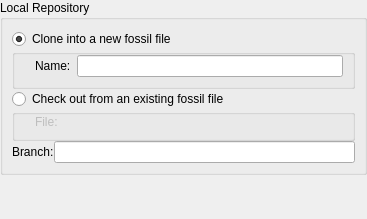
<?xml version="1.0" encoding="UTF-8"?>
<ui version="4.0">
 <class>Fossil::Internal::CloneRepositoryPanel</class>
 <widget class="QWidget" name="Fossil::Internal::CloneRepositoryPanel">
  <property name="geometry">
   <rect>
    <x>0</x>
    <y>0</y>
    <width>367</width>
    <height>219</height>
   </rect>
  </property>
  <property name="windowTitle">
   <string notr="true"/>
  </property>
  <layout class="QVBoxLayout" name="verticalLayout">
   <property name="leftMargin">
    <number>0</number>
   </property>
   <property name="topMargin">
    <number>0</number>
   </property>
   <property name="rightMargin">
    <number>0</number>
   </property>
   <property name="bottomMargin">
    <number>0</number>
   </property>
   <item>
    <widget class="QGroupBox" name="repositoryGroupBox">
     <property name="sizePolicy">
      <sizepolicy hsizetype="Preferred" vsizetype="Minimum">
       <horstretch>0</horstretch>
       <verstretch>0</verstretch>
      </sizepolicy>
     </property>
     <property name="title">
      <string>Local Repository</string>
     </property>
     <layout class="QVBoxLayout" name="verticalLayout_2">
      <property name="spacing">
       <number>0</number>
      </property>
      <item>
       <widget class="QRadioButton" name="cloneRepoButton">
        <property name="text">
         <string>Clone into a new fossil file</string>
        </property>
        <property name="checked">
         <bool>true</bool>
        </property>
       </widget>
      </item>
      <item>
       <widget class="QGroupBox" name="cloneRepoGroup">
        <property name="enabled">
         <bool>true</bool>
        </property>
        <layout class="QFormLayout" name="cloneRepoLayout">
         <property name="fieldGrowthPolicy">
          <enum>QFormLayout::AllNonFixedFieldsGrow</enum>
         </property>
         <property name="leftMargin">
          <number>20</number>
         </property>
         <property name="topMargin">
          <number>0</number>
         </property>
         <item row="0" column="0">
          <widget class="QLabel" name="cloneRepoNameLabel">
           <property name="toolTip">
            <string>Base name of a new local fossil file to clone into.</string>
           </property>
           <property name="text">
            <string>Name:</string>
           </property>
          </widget>
         </item>
         <item row="0" column="1">
          <widget class="QLineEdit" name="cloneRepoNameLineEdit">
           <property name="toolTip">
            <string>Base name of a new local fossil file to clone into.</string>
           </property>
          </widget>
         </item>
        </layout>
       </widget>
      </item>
      <item>
       <widget class="QRadioButton" name="checkoutRepoButton">
        <property name="text">
         <string>Check out from an existing fossil file</string>
        </property>
       </widget>
      </item>
      <item>
       <widget class="QGroupBox" name="checkoutRepoGroup">
        <property name="enabled">
         <bool>false</bool>
        </property>
        <layout class="QFormLayout" name="checkoutRepoLayout">
         <property name="leftMargin">
          <number>20</number>
         </property>
         <property name="topMargin">
          <number>0</number>
         </property>
         <item row="0" column="0">
          <widget class="QLabel" name="checkoutRepoFileLabel">
           <property name="toolTip">
            <string>Path of an exisiting local fossil file to check out from.</string>
           </property>
           <property name="text">
            <string>File:</string>
           </property>
          </widget>
         </item>
         <item row="0" column="1">
          <widget class="Utils::PathChooser" name="checkoutRepoFilePathChooser" native="true">
           <property name="toolTip">
            <string>Path of an exisiting local fossil file to check out from.</string>
           </property>
          </widget>
         </item>
        </layout>
       </widget>
      </item>
      <item>
       <layout class="QFormLayout" name="branchLayout">
        <item row="0" column="0">
         <widget class="QLabel" name="branchLabel">
          <property name="toolTip">
           <string>Checkout branch.</string>
          </property>
          <property name="text">
           <string>Branch:</string>
          </property>
         </widget>
        </item>
        <item row="0" column="1">
         <widget class="QLineEdit" name="branchLineEdit">
          <property name="toolTip">
           <string>Checkout branch.</string>
          </property>
         </widget>
        </item>
       </layout>
      </item>
     </layout>
    </widget>
   </item>
   <item>
    <spacer name="verticalSpacer">
     <property name="orientation">
      <enum>Qt::Vertical</enum>
     </property>
     <property name="sizeHint" stdset="0">
      <size>
       <width>20</width>
       <height>4</height>
      </size>
     </property>
    </spacer>
   </item>
  </layout>
 </widget>
 <customwidgets>
  <customwidget>
   <class>Utils::PathChooser</class>
   <extends>QWidget</extends>
   <header location="global">utils/pathchooser.h</header>
   <container>1</container>
   <slots>
    <signal>editingFinished()</signal>
    <signal>browsingFinished()</signal>
   </slots>
  </customwidget>
 </customwidgets>
 <resources/>
 <connections/>
</ui>
